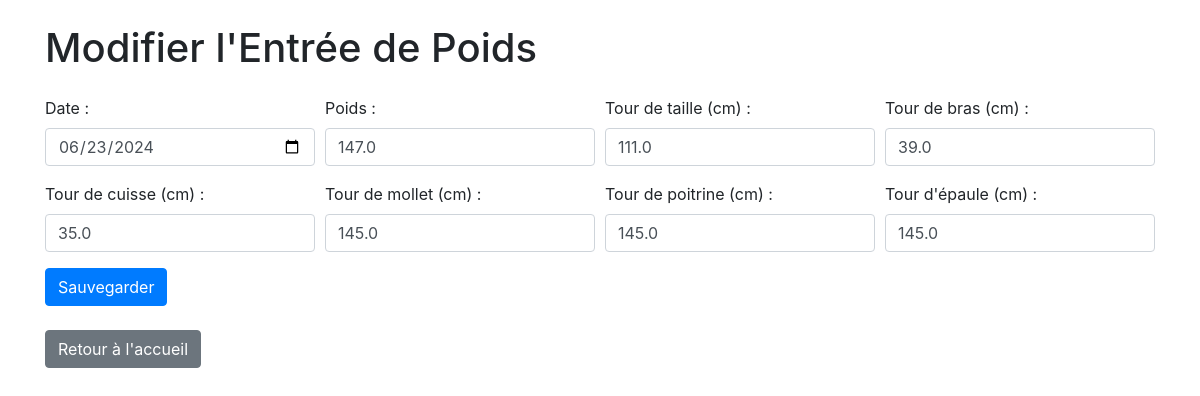
/edit/2 (signed in), run on the app's committed database.
### app.py (models this page shows)
class Weight(db.Model):
    id = db.Column(db.Integer, primary_key=True)
    date = db.Column(db.Date, nullable=False)
    weight = db.Column(db.Float, nullable=False)
    waist = db.Column(db.Float, nullable=False)
    arm = db.Column(db.Float, nullable=False)
    thigh = db.Column(db.Float, nullable=False)
    calf = db.Column(db.Float, nullable=False)
    chest = db.Column(db.Float, nullable=False)
    shoulder = db.Column(db.Float, nullable=False)

### app.py (the view, shortened to what this page needs)
@app.route('/edit/<int:weight_id>', methods=['GET', 'POST'])
@login_required
def edit(weight_id):
    weight = Weight.query.get_or_404(weight_id)
    return render_template('edit.html', weight=weight)

### app.py (called while the page is built)
@login_manager.user_loader
def load_user(user_id):
    return User.query.get(int(user_id))

### templates/edit.html (shortened to what this page needs)
<!doctype html>
<html lang="fr">
<head>
    <link href="https://stackpath.bootstrapcdn.com/bootstrap/4.5.2/css/bootstrap.min.css" rel="stylesheet">
</head>
<body>
    <div class="container">
        <h1 class="my-4">Modifier l'Entrée de Poids</h1>
        <form method="POST">
            <div class="form-row">
                <div class="form-group col-md-3">
                    <label for="date">Date :</label>
                    <input type="date" class="form-control" id="date" name="date" value="{{ weight.date.strftime('%Y-%m-%d') }}" required>
                </div>
                <div class="form-group col-md-3">
                    <label for="weight">Poids :</label>
                    <input type="number" step="0.1" class="form-control" id="weight" name="weight" value="{{ weight.weight }}" required>
                </div>
                <div class="form-group col-md-3">
                    <label for="waist">Tour de taille (cm) :</label>
                    <input type="number" step="0.1" class="form-control" id="waist" name="waist" value="{{ weight.waist }}" required>
                </div>
                <div class="form-group col-md-3">
                    <label for="arm">Tour de bras (cm) :</label>
                    <input type="number" step="0.1" class="form-control" id="arm" name="arm" value="{{ weight.arm }}" required>
                </div>
            </div>
            <div class="form-row">
                <div class="form-group col-md-3">
                    <label for="thigh">Tour de cuisse (cm) :</label>
                    <input type="number" step="0.1" class="form-control" id="thigh" name="thigh" value="{{ weight.thigh }}" required>
                </div>
                <div class="form-group col-md-3">
                    <label for="calf">Tour de mollet (cm) :</label>
                    <input type="number" step="0.1" class="form-control" id="calf" name="calf" value="{{ weight.calf }}" required>
                </div>
                <div class="form-group col-md-3">
                    <label for="chest">Tour de poitrine (cm) :</label>
                    <input type="number" step="0.1" class="form-control" id="chest" name="chest" value="{{ weight.chest }}" required>
                </div>
                <div class="form-group col-md-3">
                    <label for="shoulder">Tour d'épaule (cm) :</label>
                    <input type="number" step="0.1" class="form-control" id="shoulder" name="shoulder" value="{{ weight.shoulder }}" required>
                </div>
            </div>
            <button type="submit" class="btn btn-primary">Sauvegarder</button>
        </form>
        <a href="{{ url_for('index') }}" class="btn btn-secondary mt-4">Retour à l'accueil</a>
    </div>
</body>
</html>

### data on the page
Weight: date "06/23/2024", weight "147.0", waist "111.0", arm "39.0", thigh "35.0", calf "145.0", chest "145.0", shoulder "145.0"
